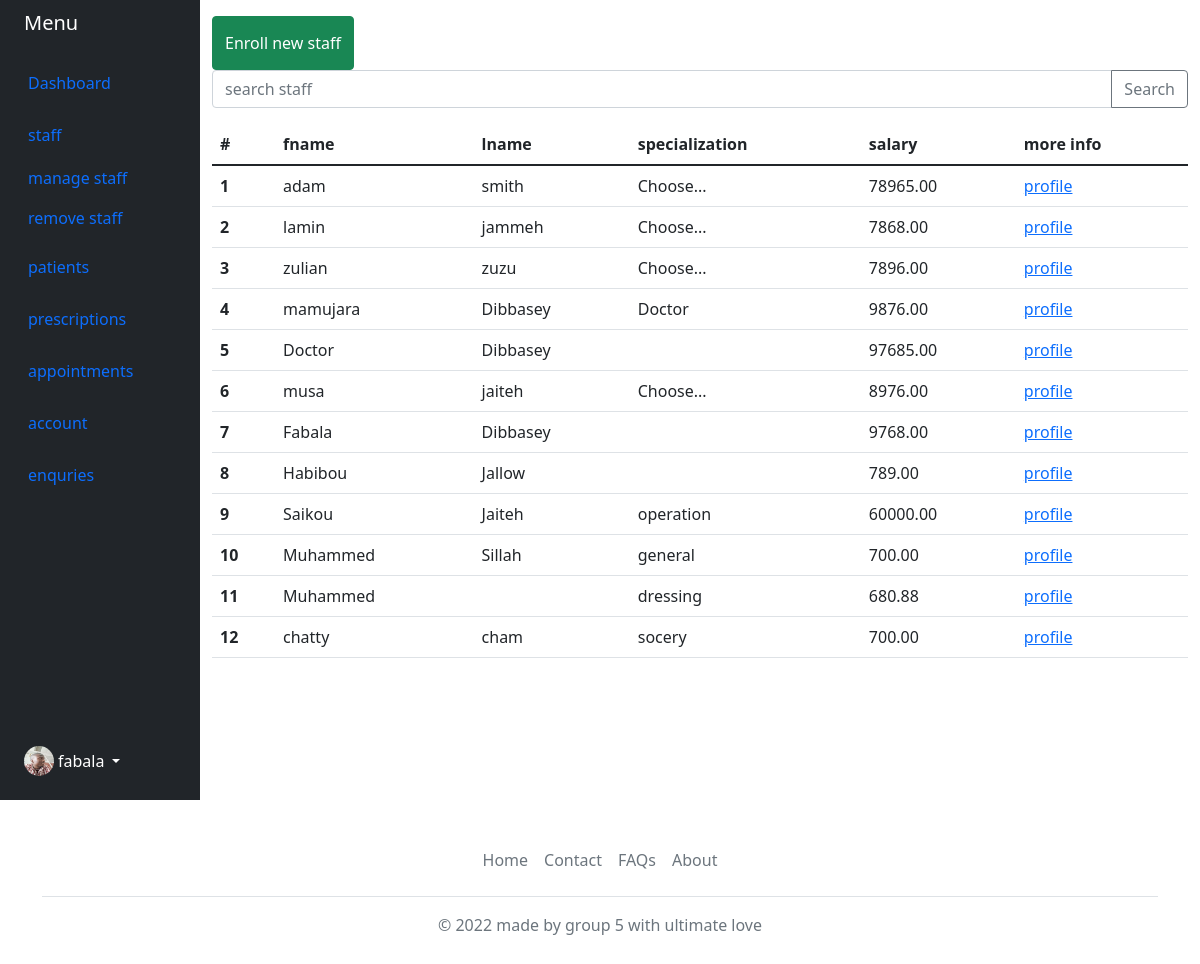
Screenshot of /admin/index.php?req=list_staff with the database file from the repository.
### tables this page shows
CREATE TABLE `staff` (
  `id` int(11) NOT NULL,
  `fname` varchar(70) DEFAULT NULL,
  `lname` varchar(70) DEFAULT NULL,
  `username` varchar(70) NOT NULL,
  `password` varchar(200) NOT NULL,
  `email` varchar(100) DEFAULT NULL,
  `specialization` varchar(70) DEFAULT NULL,
  `salary` decimal(10,2) DEFAULT NULL,
  `enroll_date` datetime NOT NULL,
  `profilePhoto` varchar(2080) NOT NULL DEFAULT './images/myPic-min.jpg'
);

### admin/staff/staffList.php (the view, shortened to what this page needs)
<?php
$staff = [];
try {
    require_once $_SERVER['DOCUMENT_ROOT'] . '/hospitalManagementSystem/views/partial/databaseConnection.php';
    $search = $_POST['search'];
    if ($_SERVER['REQUEST_METHOD'] == 'POST' && $search) {
        $statement = $pdo->prepare(" SELECT * FROM staff
        WHERE fname LIKE :search OR lname LIKE :search OR specialization LIKE :search
        ORDER BY enroll_date DESC
        ");
        $statement->bindValue(':search', "%$search%");
    } else {
        $statement = $pdo->prepare("SELECT * FROM staff ORDER BY enroll_date DESC ");
    }
    $statement->execute();
    $staff = $statement->fetchAll(PDO::FETCH_ASSOC);
} catch (\Throwable $th) {
    echo 'Error: ' . $th->getMessage();
}
?>
<?php include_once '../../views/partial/header.php' ?>
<button class="btn btn-success">
    <a href="index.php?req=enroll_staff" class="nav-link px-0"> <span class="d-none d-sm-inline text-white">Enroll new staff</span> </a>
</button>
<form action="" method="POST">
    <div class="input-group mb-3">
        <input type="text" class="form-control" placeholder="search staff" name="search">
        <button class="btn btn-outline-secondary" type="submit" id="button-addon2">Search</button>
    </div>
</form>
<table class="table">
    <thead>
        <tr>
            <th scope="col">#</th>
            <th scope="col">fname</th>
            <th scope="col">lname</th>
            <th scope="col">specialization</th>
            <th scope="col">salary</th>
            <th scope="col">more info</th>
        </tr>
    </thead>
    <tbody>
        <?php foreach ($staff as $key => $staff) : ?>
            <tr>
                <th scope="row"><?php echo $key + 1 ?></th>
                <td><?php echo $staff['fname'] ?></td>
                <td><?php echo $staff['lname'] ?></td>
                <td><?php echo $staff['specialization'] ?></td>
                <td><?php echo $staff['salary'] ?></td>
                <td>
                    <a href="index.php?req=list_staff&id=<?php echo $staff['id'] ?>">
                        profile
                    </a>
                </td>
            <?php endforeach; ?>
</table>

### views/partial/header.php (shortened to what this page needs)
<!doctype html>
<html lang="en">
<head>
    <link href="https://cdn.jsdelivr.net/npm/bootstrap@5.1.3/dist/css/bootstrap.min.css" rel="stylesheet">
    <link rel="stylesheet" href="./style.css">
</head>
<body>

### admin/index.php (shortened to what this page needs)
<?php include_once '../views/partial/header.php' ?>
<div class="container-fluid">
	<div class="row flex-nowrap">
		<div class="col-auto col-md-3 col-xl-2 px-sm-2 px-0 bg-dark" id="text-white">
			<div class="d-flex flex-column align-items-center align-items-sm-start px-3 pt-2 text-white min-vh-100">
				<a href="../admin/" class="d-flex align-items-center pb-3 mb-md-0 me-md-auto text-white text-decoration-none">
					<span class="fs-5 d-none d-sm-inline">Menu</span>
				</a>
				<ul class="nav nav-pills flex-column mb-sm-auto mb-0 align-items-center align-items-sm-start" id="menu">
					<li class="nav-item">
						<a href="../admin/" class="nav-link align-middle px-0">
							<i class="fs-4 bi-house"></i> <span class="ms-1 d-none d-sm-inline">Dashboard</span>
						</a>
					</li>
					<li>
						<a href="#submenu1" data-bs-toggle="collapse" class="nav-link px-0 align-middle">
							<i class="fs-4 bi-speedometer2"></i> <span class="ms-1 d-none d-sm-inline">staff</span> </a>
						<ul class="collapse show nav flex-column ms-1" id="submenu1" data-bs-parent="#menu">
							<li class="w-100">
								<a href="../admin/index.php?req=list_staff" class="nav-link px-0"> <span class="d-none d-sm-inline">
										manage staff</span> </a>
							</li>
							<li>
								<a href="../admin/index.php?req=rmstaff" class="nav-link px-0"> <span class="d-none d-sm-inline">remove</span> staff </a>
							</li>
						</ul>
					</li>
					<li>
						<a href="../admin/index.php?req=patients" class="nav-link px-0 align-middle">
							<i class="fs-4 bi-table"></i> <span class="ms-1 d-none d-sm-inline">patients</span></a>
					</li>
					<li>
						<a href="../admin/index.php?req=prescriptions" class="nav-link px-0 align-middle">
							<i class="fs-4 bi-table"></i> <span class="ms-1 d-none d-sm-inline">prescriptions</span></a>
					</li>
					<li>
						<a href="../admin/index.php?req=appointments" class="nav-link px-0 align-middle">
							<i class="fs-4 bi-table"></i> <span class="ms-1 d-none d-sm-inline">appointments</span></a>
					</li>
					<li>
						<a href="../admin/index.php?req=account" class="nav-link px-0 align-middle">
							<i class="fs-4 bi-table"></i> <span class="ms-1 d-none d-sm-inline">account</span></a>
					</li>
					<li>
						<a href="../admin/index.php?req=enq" class="nav-link px-0 align-middle">
							<i class="fs-4 bi-people"></i> <span class="ms-1 d-none d-sm-inline">enquries</span> </a>
					</li>
				</ul>
				<div class="dropdown pb-4">
					<a href="#" class="d-flex align-items-center text-white text-decoration-none dropdown-toggle" id="dropdownUser1" data-bs-toggle="dropdown" aria-expanded="false">
						<img src="./images/myPic-min.jpg" alt="hugenerd" width="30" height="30" class="rounded-circle">
						<span class="d-none d-sm-inline mx-1">fabala</span>
					</a>
				</div>
			</div>
		</div>
		<div class="col py-3">
			<?php
			if ($_GET['req'] == 'enroll_staff') {
				include_once '../admin/staff/registerStaff.php';
			} elseif ($_GET['req'] == 'list_staff' && !$_GET['id']) {
				include_once '../admin/staff/staffList.php';
			} elseif ($_GET['req'] == 'list_staff' && $_GET['id']) {
				include_once '../admin/staff/staffProfile.php';
			} elseif ($_GET['req'] == 'upd' && $_GET['id']) {
				include_once '../admin/staff/updateStaff.php';
			} elseif ($_GET['req'] == 'rmstaff') {
				include_once '../admin/staff/unenrollStaff.php';
			} elseif ($_GET['req'] == 'enq') {
				include_once '../admin/enquiry/index.php';
			} elseif ($_GET['req'] == 'account') {
				include_once '../admin/Account/index.php';
			} elseif ($_GET['req'] == 'prescriptions') {
				include_once '../admin/Precriptions/index.php';
			} elseif ($_GET['req'] == 'appointments') {
				include_once '../admin/Appointments/index.php';
			} elseif ($_GET['req'] == 'patients') {
				include_once '../admin/Patients/index.php';
			} else {
				include_once '../admin/dashboard.php';
			} ?>
		</div>
	</div>
</div>
<?php include '../views/partial/footer.php'; ?>

### views/partial/footer.php
</body>
<div class="container">
	<footer class="py-3 my-4">
		<ul class="nav justify-content-center border-bottom pb-3 mb-3">
			<li class="nav-item"><a href="#" class="nav-link px-2 text-muted">Home</a></li>
			<li class="nav-item"><a href="../../../hospitalManagementSystem/contact/index.php" class="nav-link px-2 text-muted">Contact</a></li>
			<li class="nav-item"><a href="#" class="nav-link px-2 text-muted">FAQs</a></li>
			<li class="nav-item"><a href="#" class="nav-link px-2 text-muted">About</a></li>
		</ul>
		<p class="text-center text-muted">&copy; 2022 made by group 5 with ultimate love</p>
	</footer>
</div>
</html>

### rows the page displays
staff: fname "adam", lname "smith", specialization "Choose...", salary "78965.00"
staff: fname "lamin", lname "jammeh", specialization "Choose...", salary "7868.00"
staff: fname "zulian", lname "zuzu", specialization "Choose...", salary "7896.00"
staff: fname "mamujara", lname "Dibbasey", specialization "Doctor", salary "9876.00"
staff: fname "Doctor", lname "Dibbasey", salary "97685.00"
staff: fname "musa", lname "jaiteh", specialization "Choose...", salary "8976.00"
staff: fname "Fabala", lname "Dibbasey", salary "9768.00"
staff: fname "Habibou", lname "Jallow", salary "789.00"
staff: fname "Saikou", lname "Jaiteh", specialization "operation", salary "60000.00"
staff: fname "Muhammed", lname "Sillah", specialization "general", salary "700.00"
staff: fname "Muhammed", specialization "dressing", salary "680.88"
staff: fname "chatty", lname "cham", specialization "socery", salary "700.00"
